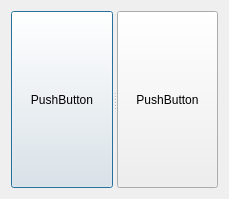
<?xml version="1.0" encoding="UTF-8"?>
<ui version="4.0">
 <class>Dialog</class>
 <widget class="QDialog" name="Dialog">
  <property name="geometry">
   <rect>
    <x>0</x>
    <y>0</y>
    <width>229</width>
    <height>199</height>
   </rect>
  </property>
  <property name="windowTitle">
   <string>Dialog</string>
  </property>
  <layout class="QHBoxLayout" name="horizontalLayout">
   <item>
    <widget class="QSplitter" name="splitter">
     <property name="orientation">
      <enum>Qt::Horizontal</enum>
     </property>
     <widget class="QPushButton" name="pushButton">
      <property name="text">
       <string>PushButton</string>
      </property>
     </widget>
     <widget class="QPushButton" name="pushButton_2">
      <property name="text">
       <string>PushButton</string>
      </property>
     </widget>
    </widget>
   </item>
  </layout>
 </widget>
 <layoutdefault spacing="6" margin="11"/>
 <resources/>
 <connections/>
</ui>
